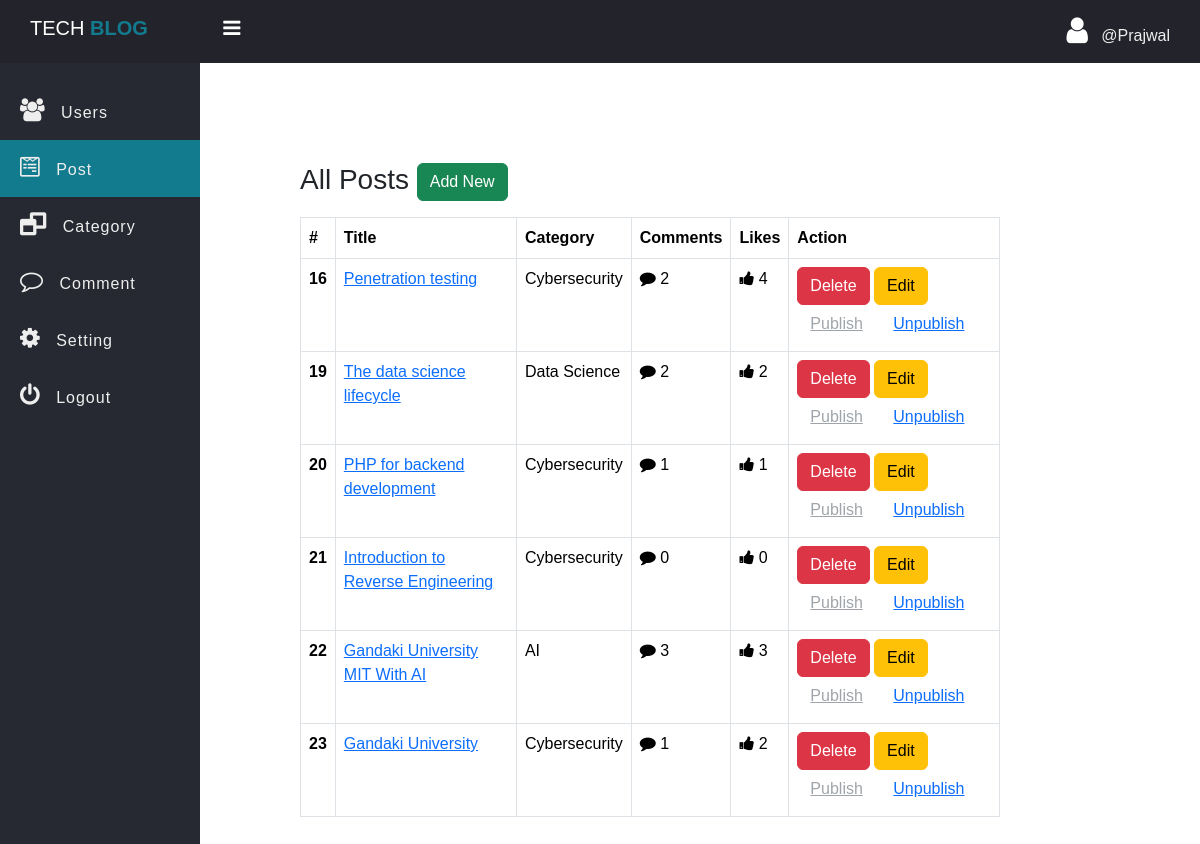
Screenshot of /admin/Post.php (signed in) with the database file from the repository.
### tables this page shows
CREATE TABLE `post` (
  `post_id` int(11) NOT NULL,
  `post_title` varchar(127) NOT NULL,
  `post_text` longtext DEFAULT NULL,
  `category` int(11) NOT NULL,
  `publish` int(2) NOT NULL DEFAULT 1,
  `cover_url` varchar(255) NOT NULL DEFAULT 'default.jpg',
  `created_at` datetime NOT NULL DEFAULT current_timestamp()
);

CREATE TABLE `category` (
  `id` int(11) NOT NULL,
  `category` varchar(127) NOT NULL
);

### admin/data/Post.php (called while the page is built, shortened)
<?php
function getAllDeep($conn)
{
    $sql = "SELECT * FROM post";
    $stmt = $conn->prepare($sql);
    $stmt->execute();
    if ($stmt->rowCount() >= 1) {
        $data = $stmt->fetchAll();
        return $data;
    } else {
        return 0;
    }
}
function getCategoryById($conn, $id)
{
    $sql = "SELECT * FROM category WHERE  id=?";
    $stmt = $conn->prepare($sql);
    $stmt->execute([$id]);
    if ($stmt->rowCount() >= 1) {
        $data = $stmt->fetch();
        return $data;
    } else {
        return 0;
    }
}

### admin/data/Comment.php (called while the page is built, shortened)
<?php
function CountByPostId($conn, $id)
{
    $sql = "SELECT * FROM comment WHERE  post_id= ?";
    $stmt = $conn->prepare($sql);
    $stmt->execute([ $id ]);
    return $stmt->rowCount();
}
function likeCountByPostId($conn, $id)
{
    $sql = "SELECT * FROM post_like WHERE  post_id= ?";
    $stmt = $conn->prepare($sql);
    $stmt->execute([ $id ]);
    return $stmt->rowCount();
}

### admin/Post.php (the view, shortened to what this page needs)
<?php
if (isset($_SESSION['admin_id']) && isset($_SESSION['username'])) {
?>
    <!DOCTYPE html>
    <html>
    <head>
        <link rel="stylesheet" href="https://stackpath.bootstrapcdn.com/font-awesome/4.7.0/css/font-awesome.min.css">
        <link href="https://cdn.jsdelivr.net/npm/bootstrap@5.3.3/dist/css/bootstrap.min.css" rel="stylesheet">
        <link rel="stylesheet" href="../css/side-bar.css">
        <link rel="stylesheet" href="../css/style.css">
    </head>
    <body>
        <?php
        include "inc/side-nav.php";
        include_once("data/Post.php");
        include_once("data/Comment.php");
        include_once("../db_conn.php");
        $posts = getAllDeep($conn);
        ?>
        <div class="main-table" style="width: 90%; max-width: 700px;">
            <h3 class="mb-3">All Posts <a href="post-add.php" class="btn btn-success">Add New</a></h3>
            <?php if (!empty($posts)) { ?>
                <table class="table t1 table-bordered">
                    <thead>
                        <tr>
                            <th scope="col">#</th>
                            <th>Title</th>
                            <th>Category</th>
                            <th>Comments</th>
                            <th>Likes</th>
                            <th>Action</th>
                        </tr>
                    </thead>
                    <tbody>
                        <?php foreach ($posts as $post) {
                            $category = getCategoryById($conn, $post['category']);
                            ?>
                            <tr>
                                <th scope="row"><?=$post['post_id'] ?></th>
                                <td><a href="single_post.php?post_id=<?=$post['post_id']?>"><?php echo htmlspecialchars($post['post_title']); ?></a></td>
                                <td>
                                    <?=$category['category']?>
                                </td>
                                <td>
                                    <i class="fa fa-comment" aria-hidden="true"></i>
                                    <?php
                                        echo CountByPostId($conn, $post['post_id'])
                                    ?>
                                </td>
                                <td>
                                    <i class="fa fa-thumbs-up" aria-hidden="true"></i>
                                    <?php
                                        echo likeCountByPostId($conn, $post['post_id'])
                                    ?>
                                </td>
                                <td>
                                    <a href="post-delete.php?post_id=<?php echo $post['post_id']; ?>" class="btn btn-danger">Delete</a>
                                    <a href="post-edit.php?post_id=<?php echo $post['post_id']; ?>" class="btn btn-warning">Edit</a>
                                    <?php  if ($post['publish'] ==1){
                                        ?>
                                    <a href="post-public.php?post_id=<?php echo $post['post_id'] ?>&publish=1" class="btn btn-link disabled">Publish</a>
                                    <a href="post-public.php?post_id=<?php echo $post['post_id'] ?>&publish=0" class="btn btn-link">Unpublish</a>
                                    <?php }else {  ?>
                                    <a href="post-public.php?post_id=<?php echo $post['post_id'] ?>&publish=1" class="btn btn-link">Publish</a>
                                    <a href="post-public.php?post_id=<?php echo $post['post_id'] ?>&publish=0" class="btn btn-link disabled">Unpublish</a>
                                    <?php } ?>
                                </td>
                            </tr>
                        <?php } ?>
                    </tbody>
                </table>
            <?php } else { ?>
                <div class="alert alert-warning">
                    Empty!
                </div>
            <?php } ?>
        </div>
    </body>
    </html>
<?php
} else {
    header("Location: ../admin-login.php");
    exit;
}
?>

### css/side-bar.css (style rules this page uses)
* { padding: 0; margin: 0; box-sizing: border-box; font-family: arial, sans-serif; }

### css/style.css (style rules this page uses)
.main-table { width: 90%; max-width: 700px; }

### rows the page displays
post: post_id "16", post_title "Penetration testing", category.category "Cybersecurity", post_id "2", post_id "4"
post: post_id "19", post_title "The data science lifecycle", category.category "Data Science", post_id "2"
post: post_id "20", post_title "PHP for backend development", category.category "Cybersecurity", post_id "1"
post: post_id "21", post_title "Introduction to Reverse Engineering", category.category "Cybersecurity", post_id "0"
post: post_id "22", post_title "Gandaki University MIT With AI", category.category "AI", post_id "3"
post: post_id "23", post_title "Gandaki University", category.category "Cybersecurity", post_id "1", post_id "2"

### other values shown
$_SESSION['username'] "Prajwal"
